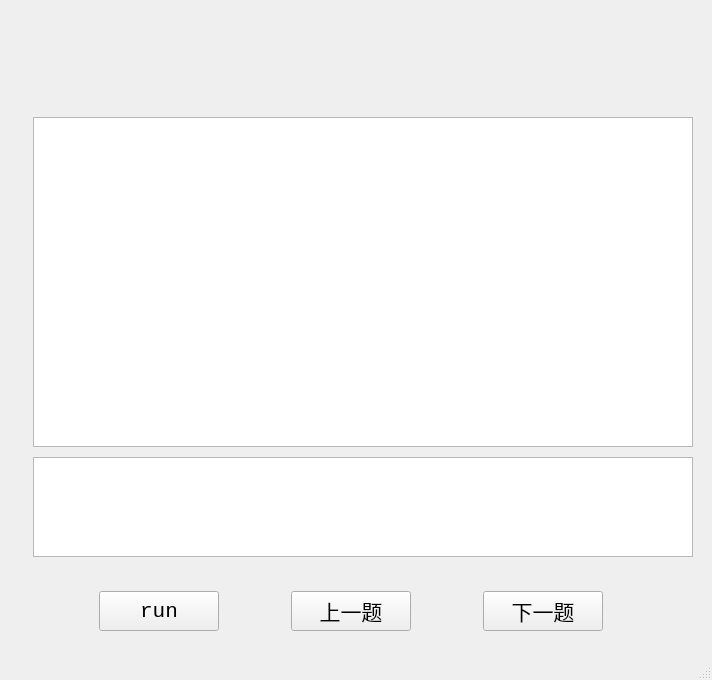
<?xml version="1.0" encoding="UTF-8"?>
<ui version="4.0">
 <class>ProgramSurfaceClass</class>
 <widget class="QMainWindow" name="ProgramSurfaceClass">
  <property name="geometry">
   <rect>
    <x>0</x>
    <y>0</y>
    <width>712</width>
    <height>680</height>
   </rect>
  </property>
  <property name="minimumSize">
   <size>
    <width>712</width>
    <height>680</height>
   </size>
  </property>
  <property name="maximumSize">
   <size>
    <width>718</width>
    <height>682</height>
   </size>
  </property>
  <property name="font">
   <font>
    <family>Consolas</family>
    <pointsize>11</pointsize>
   </font>
  </property>
  <property name="windowTitle">
   <string>ProgramSurface</string>
  </property>
  <widget class="QWidget" name="centralWidget">
   <layout class="QVBoxLayout" name="verticalLayout_2">
    <item>
     <widget class="QWidget" name="widget_9" native="true">
      <property name="minimumSize">
       <size>
        <width>700</width>
        <height>640</height>
       </size>
      </property>
      <property name="maximumSize">
       <size>
        <width>700</width>
        <height>640</height>
       </size>
      </property>
      <layout class="QVBoxLayout" name="verticalLayout_5">
       <item>
        <widget class="QWidget" name="widget" native="true">
         <layout class="QVBoxLayout" name="verticalLayout">
          <item>
           <widget class="QLabel" name="label">
            <property name="minimumSize">
             <size>
              <width>660</width>
              <height>70</height>
             </size>
            </property>
            <property name="maximumSize">
             <size>
              <width>660</width>
              <height>70</height>
             </size>
            </property>
            <property name="font">
             <font>
              <family>楷体</family>
              <pointsize>16</pointsize>
             </font>
            </property>
            <property name="text">
             <string/>
            </property>
            <property name="wordWrap">
             <bool>true</bool>
            </property>
           </widget>
          </item>
          <item>
           <widget class="QPlainTextEdit" name="codeEditor">
            <property name="minimumSize">
             <size>
              <width>660</width>
              <height>330</height>
             </size>
            </property>
            <property name="maximumSize">
             <size>
              <width>660</width>
              <height>330</height>
             </size>
            </property>
            <property name="font">
             <font>
              <family>Consolas</family>
              <pointsize>12</pointsize>
             </font>
            </property>
            <property name="plainText">
             <string/>
            </property>
           </widget>
          </item>
          <item>
           <widget class="QPlainTextEdit" name="console">
            <property name="minimumSize">
             <size>
              <width>660</width>
              <height>100</height>
             </size>
            </property>
            <property name="maximumSize">
             <size>
              <width>660</width>
              <height>100</height>
             </size>
            </property>
            <property name="plainText">
             <string/>
            </property>
           </widget>
          </item>
         </layout>
        </widget>
       </item>
       <item>
        <widget class="QWidget" name="widget_8" native="true">
         <property name="minimumSize">
          <size>
           <width>660</width>
           <height>60</height>
          </size>
         </property>
         <property name="maximumSize">
          <size>
           <width>660</width>
           <height>60</height>
          </size>
         </property>
         <layout class="QHBoxLayout" name="horizontalLayout_3">
          <item>
           <widget class="QPushButton" name="run">
            <property name="minimumSize">
             <size>
              <width>120</width>
              <height>40</height>
             </size>
            </property>
            <property name="maximumSize">
             <size>
              <width>120</width>
              <height>40</height>
             </size>
            </property>
            <property name="font">
             <font>
              <pointsize>16</pointsize>
             </font>
            </property>
            <property name="text">
             <string>run</string>
            </property>
           </widget>
          </item>
          <item>
           <widget class="QPushButton" name="pre">
            <property name="minimumSize">
             <size>
              <width>120</width>
              <height>40</height>
             </size>
            </property>
            <property name="maximumSize">
             <size>
              <width>120</width>
              <height>40</height>
             </size>
            </property>
            <property name="font">
             <font>
              <family>楷体</family>
              <pointsize>16</pointsize>
             </font>
            </property>
            <property name="text">
             <string>上一题</string>
            </property>
           </widget>
          </item>
          <item>
           <widget class="QPushButton" name="next">
            <property name="minimumSize">
             <size>
              <width>120</width>
              <height>40</height>
             </size>
            </property>
            <property name="maximumSize">
             <size>
              <width>120</width>
              <height>40</height>
             </size>
            </property>
            <property name="font">
             <font>
              <family>楷体</family>
              <pointsize>16</pointsize>
             </font>
            </property>
            <property name="text">
             <string>下一题</string>
            </property>
           </widget>
          </item>
         </layout>
        </widget>
       </item>
      </layout>
     </widget>
    </item>
   </layout>
  </widget>
  <widget class="QStatusBar" name="statusBar">
   <property name="font">
    <font>
     <family>Consolas</family>
     <pointsize>12</pointsize>
    </font>
   </property>
  </widget>
 </widget>
 <layoutdefault spacing="6" margin="11"/>
 <resources/>
 <connections/>
</ui>
